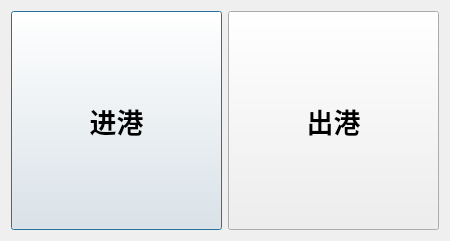
<?xml version="1.0" encoding="UTF-8"?>
<ui version="4.0">
 <class>Start</class>
 <widget class="QDialog" name="Start">
  <property name="geometry">
   <rect>
    <x>0</x>
    <y>0</y>
    <width>450</width>
    <height>241</height>
   </rect>
  </property>
  <property name="windowTitle">
   <string>Dialog</string>
  </property>
  <layout class="QHBoxLayout" name="horizontalLayout">
   <item>
    <widget class="QPushButton" name="buttonCome">
     <property name="sizePolicy">
      <sizepolicy hsizetype="Expanding" vsizetype="Expanding">
       <horstretch>0</horstretch>
       <verstretch>0</verstretch>
      </sizepolicy>
     </property>
     <property name="font">
      <font>
       <pointsize>20</pointsize>
       <weight>75</weight>
       <bold>true</bold>
      </font>
     </property>
     <property name="text">
      <string>进港</string>
     </property>
    </widget>
   </item>
   <item>
    <widget class="QPushButton" name="buttonGo">
     <property name="sizePolicy">
      <sizepolicy hsizetype="Expanding" vsizetype="Expanding">
       <horstretch>0</horstretch>
       <verstretch>0</verstretch>
      </sizepolicy>
     </property>
     <property name="font">
      <font>
       <pointsize>20</pointsize>
       <weight>75</weight>
       <bold>true</bold>
      </font>
     </property>
     <property name="text">
      <string>出港</string>
     </property>
    </widget>
   </item>
  </layout>
 </widget>
 <resources/>
 <connections/>
</ui>
